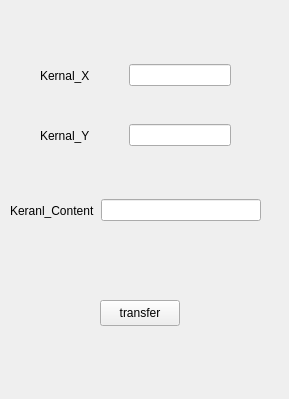
<?xml version="1.0" encoding="UTF-8"?>
<ui version="4.0">
 <class>Spaceconv</class>
 <widget class="QWidget" name="Spaceconv">
  <property name="geometry">
   <rect>
    <x>0</x>
    <y>0</y>
    <width>289</width>
    <height>399</height>
   </rect>
  </property>
  <property name="windowTitle">
   <string>Form</string>
  </property>
  <widget class="QWidget" name="horizontalLayoutWidget">
   <property name="geometry">
    <rect>
     <x>40</x>
     <y>50</y>
     <width>191</width>
     <height>51</height>
    </rect>
   </property>
   <layout class="QHBoxLayout" name="horizontalLayout">
    <item>
     <widget class="QLabel" name="label">
      <property name="text">
       <string>Kernal_X</string>
      </property>
     </widget>
    </item>
    <item>
     <spacer name="horizontalSpacer">
      <property name="orientation">
       <enum>Qt::Horizontal</enum>
      </property>
      <property name="sizeHint" stdset="0">
       <size>
        <width>40</width>
        <height>20</height>
       </size>
      </property>
     </spacer>
    </item>
    <item>
     <widget class="QLineEdit" name="spaceconv_Kernal_X"/>
    </item>
   </layout>
  </widget>
  <widget class="QWidget" name="horizontalLayoutWidget_2">
   <property name="geometry">
    <rect>
     <x>40</x>
     <y>110</y>
     <width>191</width>
     <height>51</height>
    </rect>
   </property>
   <layout class="QHBoxLayout" name="horizontalLayout_2">
    <item>
     <widget class="QLabel" name="label_2">
      <property name="text">
       <string>Kernal_Y</string>
      </property>
     </widget>
    </item>
    <item>
     <spacer name="horizontalSpacer_2">
      <property name="orientation">
       <enum>Qt::Horizontal</enum>
      </property>
      <property name="sizeHint" stdset="0">
       <size>
        <width>40</width>
        <height>20</height>
       </size>
      </property>
     </spacer>
    </item>
    <item>
     <widget class="QLineEdit" name="spaceconv_Kernal_Y"/>
    </item>
   </layout>
  </widget>
  <widget class="QWidget" name="horizontalLayoutWidget_3">
   <property name="geometry">
    <rect>
     <x>10</x>
     <y>180</y>
     <width>251</width>
     <height>61</height>
    </rect>
   </property>
   <layout class="QHBoxLayout" name="horizontalLayout_3">
    <item>
     <widget class="QLabel" name="label_3">
      <property name="text">
       <string>Keranl_Content</string>
      </property>
     </widget>
    </item>
    <item>
     <widget class="QLineEdit" name="spaceconv_kernal"/>
    </item>
   </layout>
  </widget>
  <widget class="QPushButton" name="spaceconv_transfer">
   <property name="geometry">
    <rect>
     <x>100</x>
     <y>300</y>
     <width>80</width>
     <height>26</height>
    </rect>
   </property>
   <property name="text">
    <string>transfer</string>
   </property>
  </widget>
 </widget>
 <resources/>
 <connections/>
</ui>
